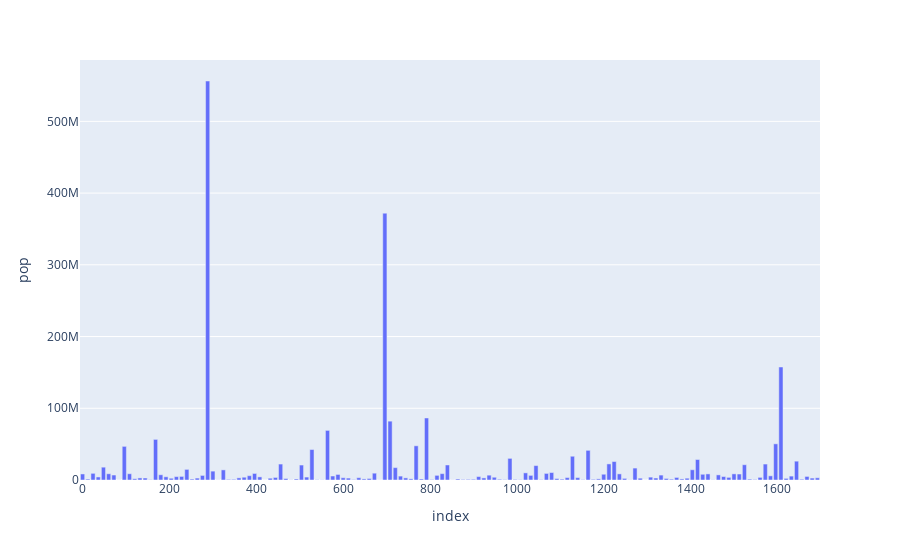

The code cell stored with this chart in its notebook:
### Code cell
fig=px.bar(df[df["year"]==1952]["pop"],y="pop")
fig.show()

### Figure 1 — Plotly figure (JSON) as saved in the notebook; plotly's stock layout.template omitted (floating-point values rounded to 4 significant figures; data arrays with more than 128 entries replaced by an {"elided": "..."} marker saying what was removed)
{"data": [{"alignmentgroup": "True", "hovertemplate": "index=%{x}<br>pop=%{y}<extra></extra>", "legendgroup": "", "marker": {"color": "#636efa", "pattern": {"shape": ""}}, "name": "", "offsetgroup": "", "orientation": "v", "showlegend": false, "textposition": "auto", "type": "bar", "x": {"elided": "142 int values"}, "xaxis": "x", "y": {"elided": "142 int values"}, "yaxis": "y"}], "layout": {"barmode": "relative", "legend": {"tracegroupgap": 0}, "margin": {"t": 60}, "xaxis": {"anchor": "y", "domain": [0, 1], "title": {"text": "index"}}, "yaxis": {"anchor": "x", "domain": [0, 1], "title": {"text": "pop"}}}}
